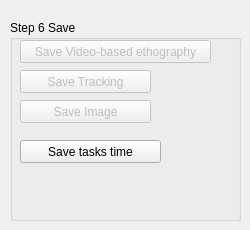
            <widget class="QWidget" name="tab_16">
             <attribute name="title">
              <string>Exit and save</string>
             </attribute>
             <widget class="QGroupBox" name="groupBox_9">
              <property name="geometry">
               <rect>
                <x>10</x>
                <y>20</y>
                <width>231</width>
                <height>201</height>
               </rect>
              </property>
              <property name="title">
               <string>Step 6 Save</string>
              </property>
              <widget class="QPushButton" name="pbGravarAnalasiProces">
               <property name="enabled">
                <bool>false</bool>
               </property>
               <property name="geometry">
                <rect>
                 <x>10</x>
                 <y>50</y>
                 <width>131</width>
                 <height>23</height>
                </rect>
               </property>
               <property name="text">
                <string>Save Tracking</string>
               </property>
              </widget>
              <widget class="QPushButton" name="pbGravarAnalasiteEtografica">
               <property name="enabled">
                <bool>false</bool>
               </property>
               <property name="geometry">
                <rect>
                 <x>10</x>
                 <y>20</y>
                 <width>191</width>
                 <height>23</height>
                </rect>
               </property>
               <property name="text">
                <string>Save Video-based ethography</string>
               </property>
              </widget>
              <widget class="QPushButton" name="pbSaveImage">
               <property name="enabled">
                <bool>false</bool>
               </property>
               <property name="geometry">
                <rect>
                 <x>10</x>
                 <y>80</y>
                 <width>131</width>
                 <height>23</height>
                </rect>
               </property>
               <property name="text">
                <string>Save Image</string>
               </property>
              </widget>
              <widget class="QPushButton" name="pbteste">
               <property name="geometry">
                <rect>
                 <x>10</x>
                 <y>120</y>
                 <width>141</width>
                 <height>23</height>
                </rect>
               </property>
               <property name="text">
                <string>Save tasks time</string>
               </property>
              </widget>
             </widget>
            </widget>
